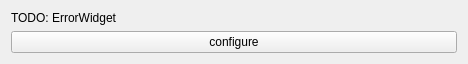
<?xml version="1.0" encoding="UTF-8"?>
<ui version="4.0">
 <class>ErrorWidget</class>
 <widget class="QWidget" name="ErrorWidget">
  <property name="geometry">
   <rect>
    <x>0</x>
    <y>0</y>
    <width>468</width>
    <height>53</height>
   </rect>
  </property>
  <property name="sizePolicy">
   <sizepolicy hsizetype="Preferred" vsizetype="Fixed">
    <horstretch>0</horstretch>
    <verstretch>0</verstretch>
   </sizepolicy>
  </property>
  <property name="windowTitle">
   <string>Form</string>
  </property>
  <layout class="QVBoxLayout" name="verticalLayout_2">
   <item>
    <widget class="QLabel" name="label">
     <property name="text">
      <string>TODO: ErrorWidget</string>
     </property>
    </widget>
   </item>
   <item>
    <widget class="KPushButton" name="configureButton">
     <property name="text">
      <string>configure</string>
     </property>
    </widget>
   </item>
  </layout>
 </widget>
 <customwidgets>
  <customwidget>
   <class>KPushButton</class>
   <extends>QPushButton</extends>
   <header>kpushbutton.h</header>
  </customwidget>
 </customwidgets>
 <resources/>
 <connections/>
</ui>
